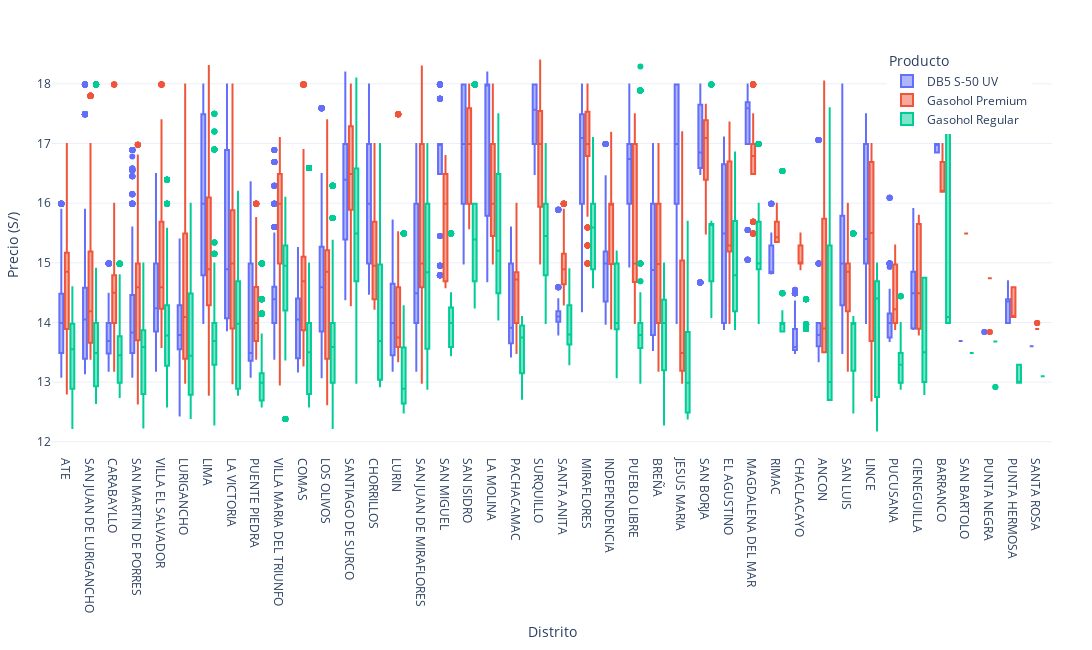

The code cell stored with this chart in its notebook:
### Code cell
# -----------------------------------------
fig4 = px.box(
    osinerg_1,
    x="Distrito",
    y="Precio",
    color="Producto",
    title=None,#"Distribución de Precios por Producto y Distrito",
    labels={"Precio": "Precio (S/)", "Distrito": "Distrito"},
    width=1400, height=650,
    template="plotly_white"
)

fig4.update_layout(
    legend=dict(
        x=0.98,
        y=0.98,
        xanchor="right",
        yanchor="top",
    ),
    legend_itemclick="toggle",
    legend_itemdoubleclick="toggleothers",
    margin=dict(l=40, r=40, t=40, b=110),
)

fig4.update_layout(xaxis={'categoryorder':'total descending'})
fig4.show()

### Figure 1 — Plotly figure (JSON) as saved in the notebook; plotly's stock layout.template omitted (floating-point values rounded to 4 significant figures; data arrays with more than 128 entries replaced by an {"elided": "..."} marker saying what was removed)
{"data": [{"alignmentgroup": "True", "hovertemplate": "Producto=DB5 S-50 UV<br>Distrito=%{x}<br>Precio (S/)=%{y}<extra></extra>", "legendgroup": "DB5 S-50 UV", "marker": {"color": "#636efa"}, "name": "DB5 S-50 UV", "notched": false, "offsetgroup": "DB5 S-50 UV", "orientation": "v", "showlegend": true, "type": "box", "x": {"elided": "13599 str values"}, "x0": " ", "xaxis": "x", "y": {"elided": "13599 float values"}, "y0": " ", "yaxis": "y"}, {"alignmentgroup": "True", "hovertemplate": "Producto=Gasohol Premium<br>Distrito=%{x}<br>Precio (S/)=%{y}<extra></extra>", "legendgroup": "Gasohol Premium", "marker": {"color": "#EF553B"}, "name": "Gasohol Premium", "notched": false, "offsetgroup": "Gasohol Premium", "orientation": "v", "showlegend": true, "type": "box", "x": {"elided": "13647 str values"}, "x0": " ", "xaxis": "x", "y": {"elided": "13647 float values"}, "y0": " ", "yaxis": "y"}, {"alignmentgroup": "True", "hovertemplate": "Producto=Gasohol Regular<br>Distrito=%{x}<br>Precio (S/)=%{y}<extra></extra>", "legendgroup": "Gasohol Regular", "marker": {"color": "#00cc96"}, "name": "Gasohol Regular", "notched": false, "offsetgroup": "Gasohol Regular", "orientation": "v", "showlegend": true, "type": "box", "x": {"elided": "14364 str values"}, "x0": " ", "xaxis": "x", "y": {"elided": "14364 float values"}, "y0": " ", "yaxis": "y"}], "layout": {"boxmode": "group", "height": 650, "legend": {"itemclick": "toggle", "itemdoubleclick": "toggleothers", "title": {"text": "Producto"}, "tracegroupgap": 0, "x": 0.98, "xanchor": "right", "y": 0.98, "yanchor": "top"}, "margin": {"b": 110, "l": 40, "r": 40, "t": 40}, "width": 1400, "xaxis": {"anchor": "y", "categoryorder": "total descending", "domain": [0, 1], "title": {"text": "Distrito"}}, "yaxis": {"anchor": "x", "domain": [0, 1], "title": {"text": "Precio (S/)"}}}}
